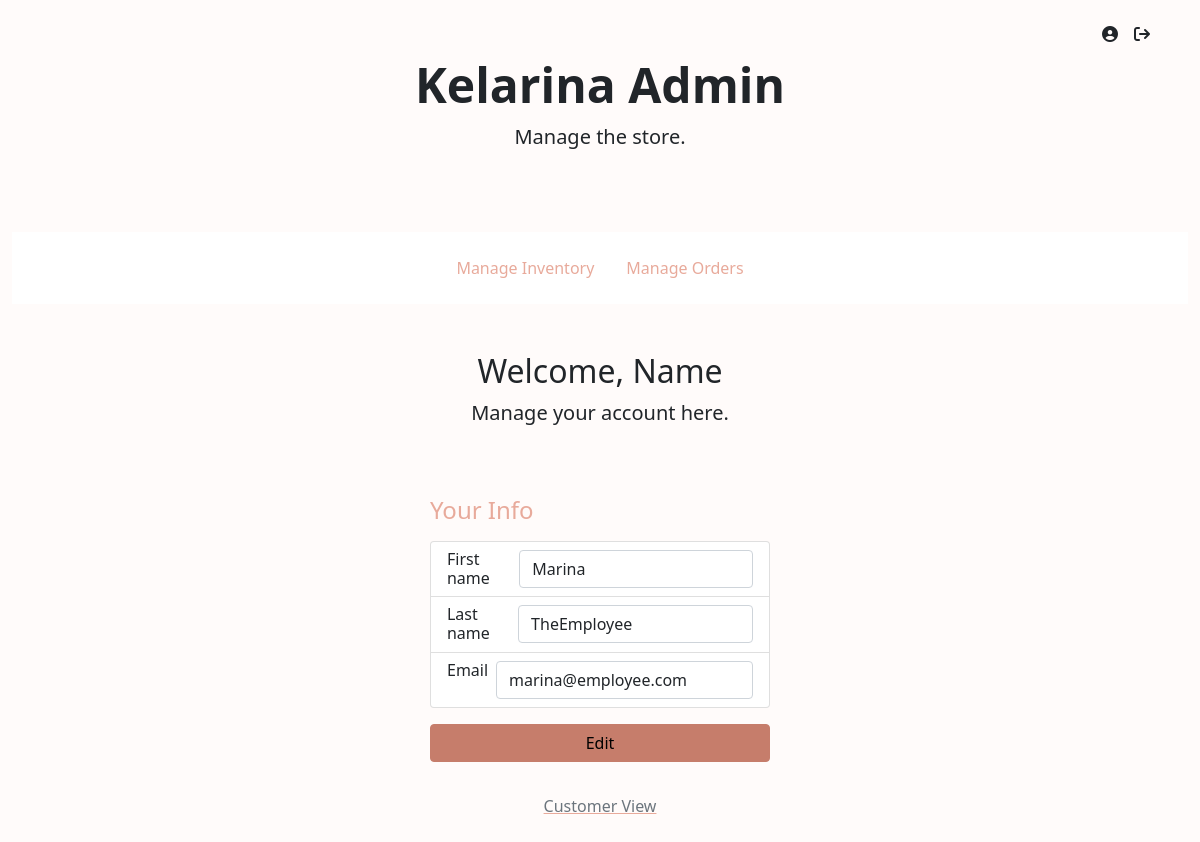
Page /admin/?action=emp-account (signed in) on the committed database.
### tables this page shows
CREATE TABLE `employee` (
  `employeeID` int(10) UNSIGNED ZEROFILL NOT NULL,
  `email` varchar(60) NOT NULL,
  `password` varchar(60) NOT NULL,
  `firstName` varchar(30) NOT NULL,
  `lastName` varchar(30) NOT NULL,
  `status` varchar(15) NOT NULL DEFAULT 'active',
  `dateJoined` timestamp NOT NULL DEFAULT current_timestamp()
);

### function/employee-db.php (called while the page is built, shortened)
<?php
function getEmployeeData($employeeID)
{
    global $db;
    $query = 'SELECT * FROM `employee` WHERE `employeeID` = :employeeID';
    $statement = $db->prepare($query);
    $statement->bindValue(':employeeID', $employeeID);
    $statement->execute();
    $employee = $statement->fetch();
    return $employee;
}

### admin/page/account.php (the view, shortened to what this page needs)
<?php
include('admin-view/header.php');
include('admin-view/navigation.php');
?>
<div class="container">
    <main>
        <div class="py-5 text-center">
            <h2>Welcome, Name</h2>
            <p class="lead">Manage your account here.</p>
        </div>
        <div class="row g-5">
            <div class="col-md-3 col-lg-4"></div>
            <div class="col-md-6 col-lg-4">
                <div class="sticky-top" style="top:72px; z-index: 1018">
                    <form action="." method="post" enctype="multipart/form-data">
                        <h4 class="d-flex justify-content-between align-items-center mb-3 pt-1">
                            <span class="text-primary">Your Info</span>
                        </h4>
                        <ul class="list-group mb-3">
                            <li class="list-group-item d-flex justify-content-between lh-sm">
                                <div>
                                    <h6 class="my-0">First name</h6>
                                </div>
                                <div class="text-muted">
                                    <input type="text" class="form-control" id="firstName" name="firstName" placeholder="" value="<?php echo $info['firstName'] ?>" required>
                                </div>
                            </li>
                            <li class="list-group-item d-flex justify-content-between lh-sm">
                                <div>
                                    <h6 class="my-0">Last name</h6>
                                </div>
                                <div class="text-muted">
                                    <input type="text" class="form-control" id="lastName" name="lastName" placeholder="" value="<?php echo $info['lastName'] ?>" required>
                                </div>
                            </li>
                            <li class="list-group-item d-flex justify-content-between lh-sm">
                                <div>
                                    <h6 class="my-0">Email</h6>
                                </div>
                                <div class="text-muted">
                                    <input type="email" class="form-control" id="email" name="email" placeholder="" value="<?php echo $info['email'] ?>" required>
                                </div>
                            </li>
                        </ul>
                        <button class="w-100 btn btn-secondary" type="submit">Edit</button>
                    </form>
                </div>
            </div>
        </div>
    </main>
    <?php
    include 'admin-view/footer.php';
    ?>

### rows in the picture
employee: firstName "Marina", lastName "TheEmployee", email "marina@employee.com"
